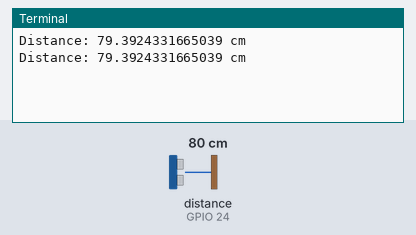
A program run on a simulated Raspberry Pi (BCM pin numbers). On the bench: the last lines printed to the terminal. The test bench sets the inputs (shaded band); at power-on: distance to the obstacle (sensor on GPIO 24) 80 cm. The echo pulse lasts 58.3 µs per cm; the clock reads 2024-03-15 10:24:30 at power-on unless the program sets it.

Above: at 1.3 s.
1.4 s: distance to the obstacle (sensor on GPIO 24) set to 2 cm
At 2.7 s:
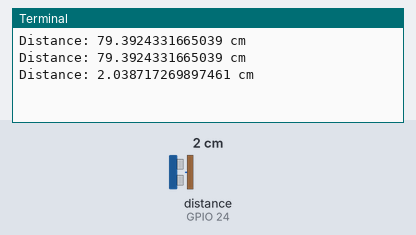
2.9 s: distance to the obstacle (sensor on GPIO 24) set to 4 cm
At 3.6 s:
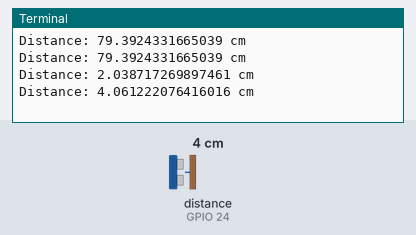
Timing chart, 0 to 5.9 s (numbered marks = the images above; inputs shaded):
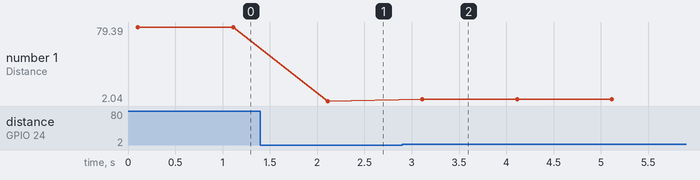

The program:

length_us.py
```python
import wiringpi as pi
import time
import hssr04

TRIG_PIN = 23
ECHO_PIN = 24

pi.wiringPiSetupGpio()

us_dev = hssr04.hssr04(TRIG_PIN,ECHO_PIN)

while True:
    distance = us_dev.read_distance( )

    print ("Distance:", distance, "cm" )
    time.sleep(1)
```

hssr04.py
```python
import time, wiringpi as pi

class hssr04:
    def __init__( self, trig, echo ):
        self.trig_pin = trig
        self.echo_pin = echo
        pi.pinMode( self.trig_pin, pi.OUTPUT )
        pi.pinMode( self.echo_pin, pi.INPUT )
        pi.digitalWrite( self.trig_pin, pi.LOW )
        time.sleep(0.1)

    def read_distance( self ):
        pi.digitalWrite( self.trig_pin, pi.HIGH )
        time.sleep(0.00001)
        pi.digitalWrite( self.trig_pin, pi.LOW )
        while ( pi.digitalRead( self.echo_pin ) == pi.LOW ):
            sigoff = time.time()
        while ( pi.digitalRead( self.echo_pin ) == 1 ):
            sigon = time.time()
        return ( sigon - sigoff ) * 17000
```

Measured:
- after the input at 1.4 s, the terminal: prints a new line after 0.71 s (image 1)
- after the input at 2.9 s, the terminal: prints a new line after 0.21 s (image 2)
- plotted number 1: 79.39 → 2.04 after the input at 1.4 s, 2.04 → 4.06 after the input at 2.9 s
